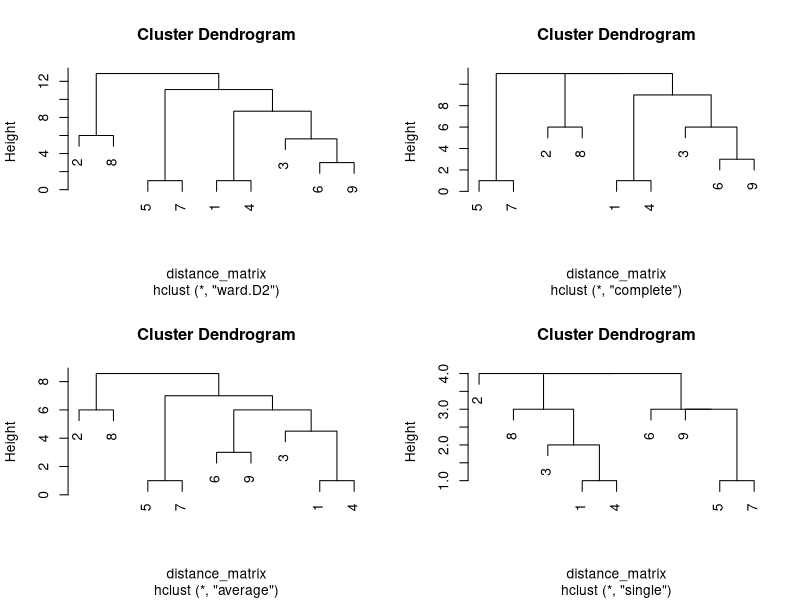
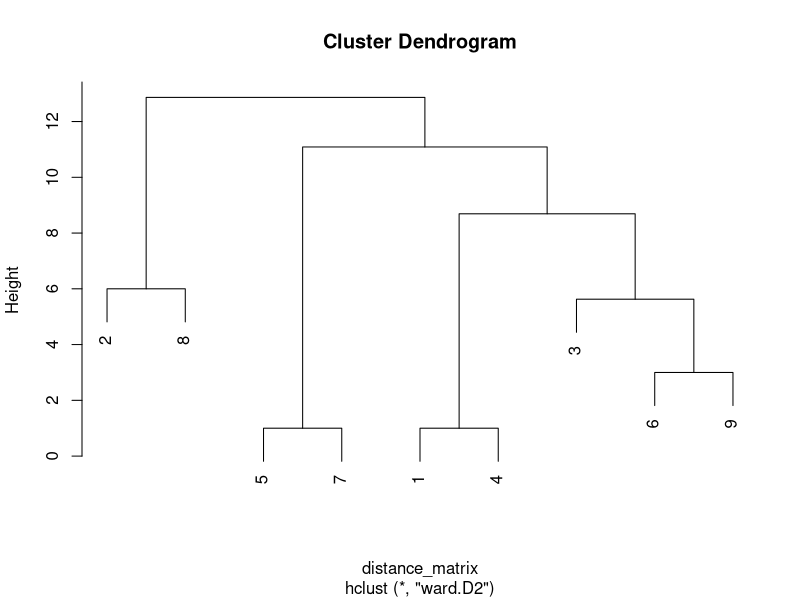

R code for these plots, in order: (Note: this script raises an error after producing the figures.)
setwd("~/bin/fingerprint_clustering")
#global variables
nb_metabolites=9


#Pseudo-random settings: 
#set.seed(1)
#milisec * PID
set.seed(as.numeric(format(Sys.time(), "%OS2"))*100 * Sys.getpid())

################################################
#     Data test: Random distance matrix   
################################################
rand_distances=floor(runif(nb_metabolites*nb_metabolites, 1, 12)) #genration of number between 1 and 12
#conversion into matrix
distance_matrix = matrix(rand_distances,nb_metabolites, nb_metabolites)
#conversion into triangular matrix
distance_matrix[upper.tri(distance_matrix)] = 0
#conversion into distance
distance_matrix=as.dist(distance_matrix)

#library(vegan)
#distance_matrix=vegdist(data,"jaccard")
################################
#          Clustering
################################
dendro1=hclust(distance_matrix,method="ward.D2")
dendro2=hclust(distance_matrix,method="complete")
dendro3=hclust(distance_matrix,method="average")
dendro4=hclust(distance_matrix,method="single")

par(mfrow=c(2,2)); plot(dendro1);plot(dendro2);plot(dendro3);plot(dendro4);par(mfrow=c(1,1))
x11();plot(dendro1)
rect.hclust(spe.chwo, k=k, border=rainbow(k))

clusters<-as.factor(cutree(dendro3,3))
table(clusters)

